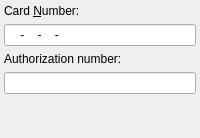
                <widget class="QWidget" name="page_4">
                 <layout class="QVBoxLayout">
                  <property name="margin">
                   <number>4</number>
                  </property>
                  <item>
                   <widget class="QLabel" name="labelCardNumber">
                    <property name="sizePolicy">
                     <sizepolicy hsizetype="MinimumExpanding" vsizetype="Minimum">
                      <horstretch>0</horstretch>
                      <verstretch>0</verstretch>
                     </sizepolicy>
                    </property>
                    <property name="text">
                     <string>Card &amp;Number:</string>
                    </property>
                    <property name="buddy">
                     <cstring>editCardNumber</cstring>
                    </property>
                   </widget>
                  </item>
                  <item>
                   <widget class="QLineEdit" name="editCardNumber">
                    <property name="sizePolicy">
                     <sizepolicy hsizetype="MinimumExpanding" vsizetype="Fixed">
                      <horstretch>0</horstretch>
                      <verstretch>0</verstretch>
                     </sizepolicy>
                    </property>
                    <property name="minimumSize">
                     <size>
                      <width>60</width>
                      <height>0</height>
                     </size>
                    </property>
                    <property name="maximumSize">
                     <size>
                      <width>199</width>
                      <height>16777215</height>
                     </size>
                    </property>
                    <property name="inputMask">
                     <string>0000-0000-0000-0000; </string>
                    </property>
                    <property name="text">
                     <string>---</string>
                    </property>
                    <property name="cursorPosition">
                     <number>19</number>
                    </property>
                   </widget>
                  </item>
                  <item>
                   <widget class="QLabel" name="labelAuthNumber">
                    <property name="text">
                     <string>Authorization number:</string>
                    </property>
                   </widget>
                  </item>
                  <item>
                   <widget class="QLineEdit" name="editCardAuthNumber"/>
                  </item>
                  <item>
                   <spacer name="verticalSpacer">
                    <property name="orientation">
                     <enum>Qt::Vertical</enum>
                    </property>
                    <property name="sizeHint" stdset="0">
                     <size>
                      <width>20</width>
                      <height>40</height>
                     </size>
                    </property>
                   </spacer>
                  </item>
                 </layout>
                </widget>
